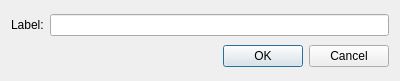
<?xml version="1.0" encoding="UTF-8"?>
<ui version="4.0">
 <class>MarkAnchorDlg</class>
 <widget class="QDialog" name="MarkAnchorDlg">
  <property name="geometry">
   <rect>
    <x>0</x>
    <y>0</y>
    <width>400</width>
    <height>81</height>
   </rect>
  </property>
  <property name="sizePolicy">
   <sizepolicy hsizetype="Preferred" vsizetype="Fixed">
    <horstretch>0</horstretch>
    <verstretch>0</verstretch>
   </sizepolicy>
  </property>
  <property name="minimumSize">
   <size>
    <width>0</width>
    <height>81</height>
   </size>
  </property>
  <property name="maximumSize">
   <size>
    <width>16777215</width>
    <height>81</height>
   </size>
  </property>
  <property name="windowTitle">
   <string>Dialog</string>
  </property>
  <layout class="QGridLayout" name="gridLayout">
   <item row="0" column="0">
    <widget class="QLabel" name="label">
     <property name="text">
      <string>Label:</string>
     </property>
    </widget>
   </item>
   <item row="0" column="1">
    <widget class="QLineEdit" name="labelEdit"/>
   </item>
   <item row="1" column="1">
    <widget class="QDialogButtonBox" name="buttonBox">
     <property name="orientation">
      <enum>Qt::Horizontal</enum>
     </property>
     <property name="standardButtons">
      <set>QDialogButtonBox::Cancel|QDialogButtonBox::Ok</set>
     </property>
    </widget>
   </item>
  </layout>
 </widget>
 <resources/>
 <connections>
  <connection>
   <sender>buttonBox</sender>
   <signal>accepted()</signal>
   <receiver>MarkAnchorDlg</receiver>
   <slot>accept()</slot>
   <hints>
    <hint type="sourcelabel">
     <x>248</x>
     <y>254</y>
    </hint>
    <hint type="destinationlabel">
     <x>157</x>
     <y>274</y>
    </hint>
   </hints>
  </connection>
  <connection>
   <sender>buttonBox</sender>
   <signal>rejected()</signal>
   <receiver>MarkAnchorDlg</receiver>
   <slot>reject()</slot>
   <hints>
    <hint type="sourcelabel">
     <x>316</x>
     <y>260</y>
    </hint>
    <hint type="destinationlabel">
     <x>286</x>
     <y>274</y>
    </hint>
   </hints>
  </connection>
 </connections>
</ui>
